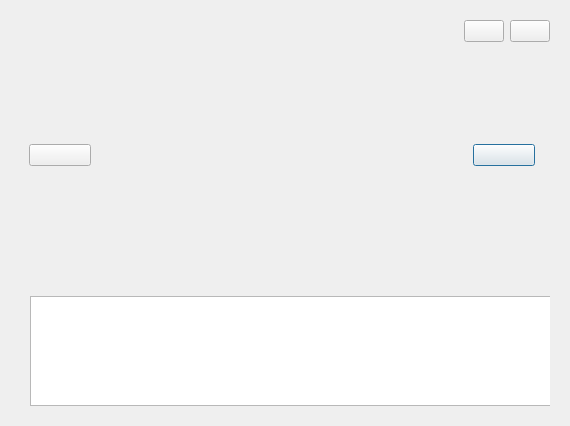
<?xml version="1.0" encoding="UTF-8"?>
<ui version="4.0">
 <class>SlideShowDlg</class>
 <widget class="QDialog" name="SlideShowDlg">
  <property name="geometry">
   <rect>
    <x>0</x>
    <y>0</y>
    <width>570</width>
    <height>426</height>
   </rect>
  </property>
  <property name="windowTitle">
   <string>Dialog</string>
  </property>
  <layout class="QVBoxLayout" name="verticalLayout" stretch="7,1">
   <item>
    <widget class="QWidget" name="slideShow" native="true">
     <layout class="QGridLayout" name="gridLayout">
      <item row="1" column="2">
       <widget class="QWidget" name="slidenextwid" native="true">
        <property name="minimumSize">
         <size>
          <width>80</width>
          <height>0</height>
         </size>
        </property>
        <property name="maximumSize">
         <size>
          <width>80</width>
          <height>16777215</height>
         </size>
        </property>
        <layout class="QHBoxLayout" name="horizontalLayout_3">
         <item>
          <widget class="PicButton" name="slidenextBtn">
           <property name="text">
            <string/>
           </property>
          </widget>
         </item>
        </layout>
       </widget>
      </item>
      <item row="1" column="0">
       <widget class="QWidget" name="slideprewid" native="true">
        <property name="minimumSize">
         <size>
          <width>80</width>
          <height>0</height>
         </size>
        </property>
        <property name="maximumSize">
         <size>
          <width>80</width>
          <height>16777215</height>
         </size>
        </property>
        <layout class="QHBoxLayout" name="horizontalLayout_4">
         <item>
          <widget class="PicButton" name="slidepreBtn">
           <property name="text">
            <string/>
           </property>
          </widget>
         </item>
        </layout>
       </widget>
      </item>
      <item row="1" column="1">
       <widget class="PicAnimationWid" name="picAnimation" native="true"/>
      </item>
      <item row="0" column="2">
       <layout class="QHBoxLayout" name="horizontalLayout_2">
        <item>
         <widget class="PicStateBtn" name="playBtn">
          <property name="text">
           <string/>
          </property>
         </widget>
        </item>
        <item>
         <widget class="PicButton" name="closeBtn">
          <property name="text">
           <string/>
          </property>
         </widget>
        </item>
       </layout>
      </item>
     </layout>
    </widget>
   </item>
   <item>
    <widget class="QWidget" name="preShow" native="true">
     <layout class="QHBoxLayout" name="horizontalLayout">
      <item>
       <widget class="QWidget" name="widget" native="true">
        <property name="minimumSize">
         <size>
          <width>0</width>
          <height>120</height>
         </size>
        </property>
        <property name="maximumSize">
         <size>
          <width>16777215</width>
          <height>120</height>
         </size>
        </property>
        <widget class="PreListWid" name="preListWidget">
         <property name="geometry">
          <rect>
           <x>10</x>
           <y>10</y>
           <width>16777215</width>
           <height>110</height>
          </rect>
         </property>
         <property name="minimumSize">
          <size>
           <width>0</width>
           <height>110</height>
          </size>
         </property>
         <property name="maximumSize">
          <size>
           <width>16777215</width>
           <height>110</height>
          </size>
         </property>
         <property name="flow">
          <enum>QListView::LeftToRight</enum>
         </property>
        </widget>
       </widget>
      </item>
     </layout>
    </widget>
   </item>
  </layout>
 </widget>
 <customwidgets>
  <customwidget>
   <class>PicButton</class>
   <extends>QPushButton</extends>
   <header location="global">picbutton.h</header>
  </customwidget>
  <customwidget>
   <class>PicStateBtn</class>
   <extends>QPushButton</extends>
   <header location="global">picstatebtn.h</header>
  </customwidget>
  <customwidget>
   <class>PicAnimationWid</class>
   <extends>QWidget</extends>
   <header location="global">picanimationwid.h</header>
   <container>1</container>
  </customwidget>
  <customwidget>
   <class>PreListWid</class>
   <extends>QListWidget</extends>
   <header location="global">prelistwid.h</header>
  </customwidget>
 </customwidgets>
 <resources/>
 <connections/>
</ui>
